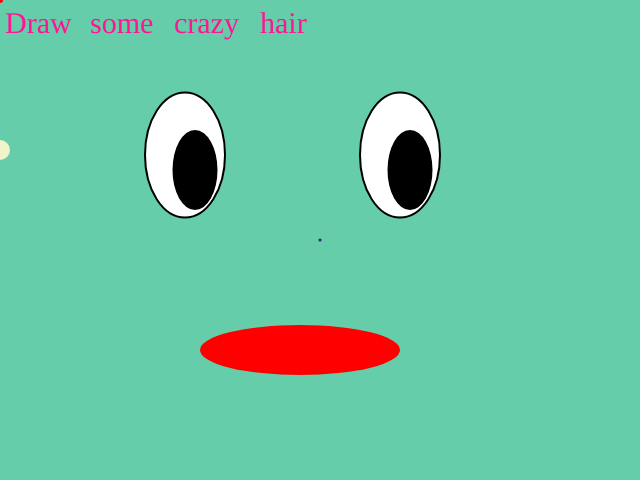
Frame 1 (no input)
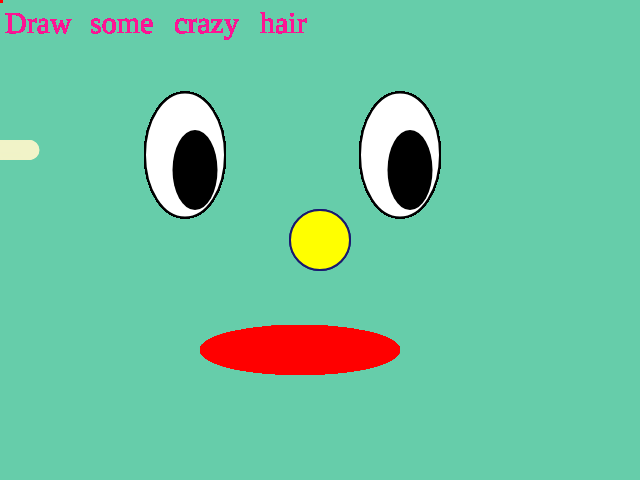
Frame 60 (no input)
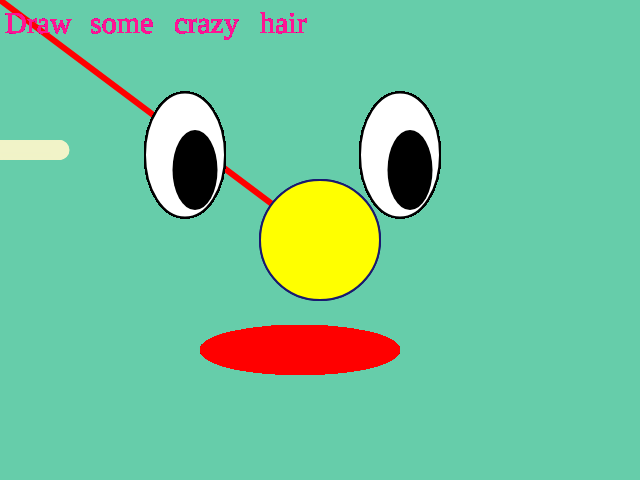
Frame 120 (the mouse pressed at the canvas centre since frame 60)

The p5.js sketch that drew these frames (run headless with seeded random() and noise() and a simulated clock; from frame 60 on, the mouse is pressed at the canvas centre):

// p5.js sketch
// ── sketch.js
function setup() { 
	createCanvas(640, 480);
    background(102,205,170);       
}

function keyPressed() {
	background(640, 480);
}
var circleX=0;
var text1 = "Draw";
var text2 = "some"
var text3 = "crazy"
var text4 = "hair"

function draw() {
    
    //face2
    stroke("MidnightBlue");
	fill("yellow");
	ellipse(width/2, height/2, frameCount, frameCount);
    
   //text// 
    textSize(30);
	fill("Deeppink");
	noStroke();
	textFont("Comic Sans MS");
	text(text1, 5, 10, 20, 200);
    
    textSize(30);
	fill("Deeppink");
	noStroke();
	textFont("Comic Sans MS");
	text(text2, 90, 10, 20, 200);
    
    textSize(30);
	fill("Deeppink");
	noStroke();
	textFont("Comic Sans MS");
	text(text3, 174, 10, 20, 200);
    
    textSize(30);
	fill("Deeppink");
	noStroke();
	textFont("Comic Sans MS");
	text(text4, 260, 10, 20, 200);

//face
    //strokeWeight(2);
	//stroke(84,153,199);
	//fill(93,109,126);
    //fill(245,251,112);
	//ellipse(width/2, height/2, width - mouseX);
    
    //mouse//
    strokeWeight(6);
	stroke("red");
	fill("red");
	line(mouseX, mouseY, pmouseX, pmouseY) 

    
//face2
    strokeWeight(2);
    stroke("MidnightBlue");
	fill("yellow");
	ellipse(width/2, height/2, frameCount, frameCount);
    
//eyes//
    stroke(0,0,0);
    fill(255,255,255);
    ellipse(185,155,80,125);
    ellipse(400,155,80,125);
    
 //pupil//
    fill("black");
    noStroke();
    ellipse(195,170,45,80);
    ellipse(410,170,45,80);

//mouth
    noStroke();
    fill("red");
    ellipse(300,350,200,50);
    
//moving ellipse
    fill(241,243,200);
    ellipse(circleX,150,20,20);
    circleX = circleX + .5;      
}
// ── style.css
canvas {
	display:block;
	margin: 0 auto;
}

body{ 
    background-color:MistyRose ;
}

h1 { text-align: center ;
font-family: avenir ;
    
